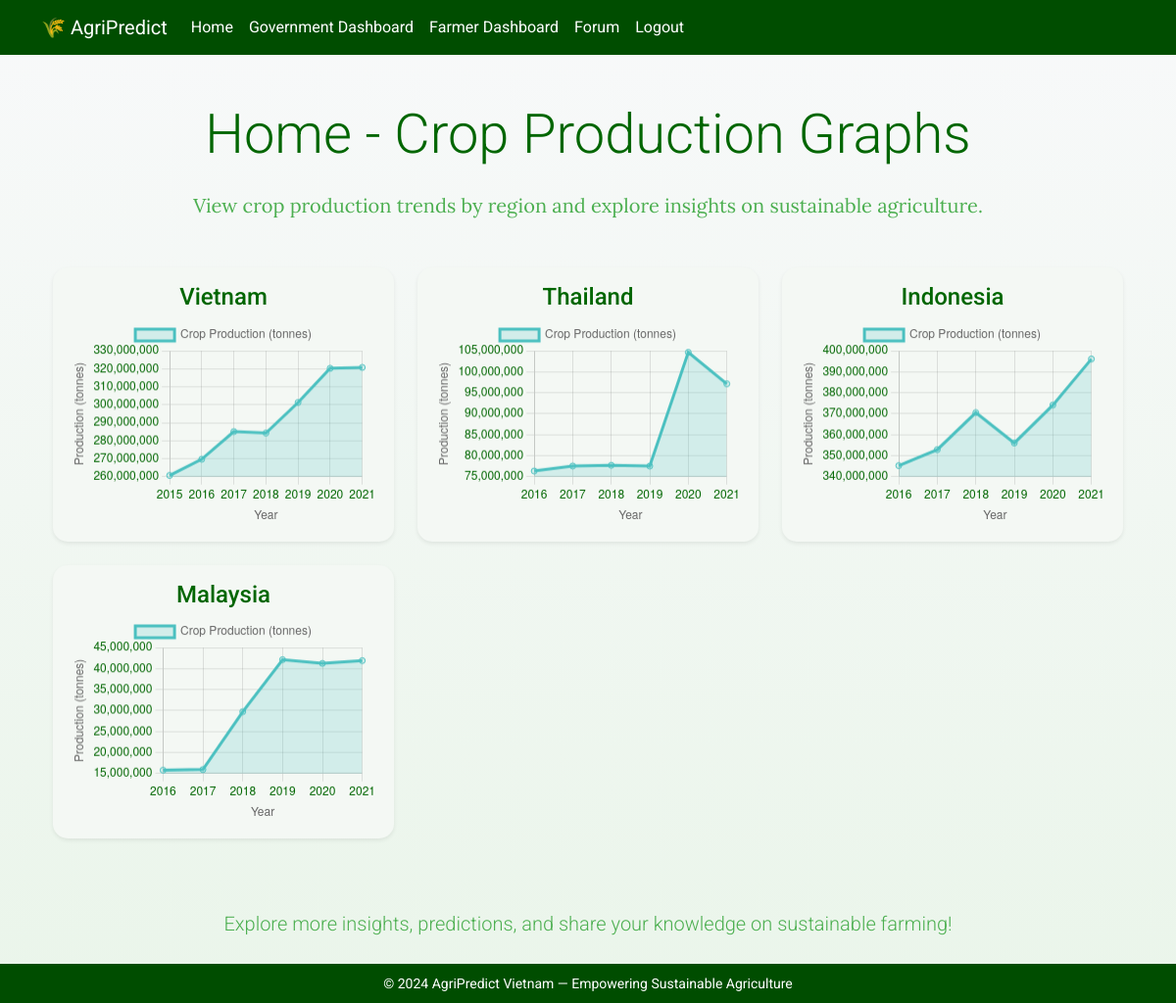
The app's page /index (signed in) with its own data.
### app/models.py (models this page shows, shortened)
class RegionProductionData(db.Model):
    id = db.Column(db.Integer, primary_key=True) # Unique data ID
    region = db.Column(db.String(64), nullable=False) # Region name
    year = db.Column(db.Integer, nullable=False) # Year of the data entry
    production = db.Column(db.Float, nullable=False) # Production value in tonnes
    predicted = db.Column(db.Boolean, default=False)  # True if the data is predicted, False if it's historical
    timestamp = db.Column(
        db.DateTime,
        index=True,
        default=lambda: datetime.utcnow().replace(tzinfo=timezone.utc).astimezone(gmt_plus_8),
        nullable=False
    ) # Creation timestamp with GMT+8 timezone

### app/routes.py (the view)
@application.route('/')
@application.route('/index')
@login_required
def index():
    prefix = getattr(application.wsgi_app, 'prefix', '')[:-1]
    regions_data = {}
    data = RegionProductionData.query.all()
    for entry in data:
        if entry.region not in regions_data:
            regions_data[entry.region] = {'year': [], 'productions': []}
        if entry.year not in regions_data[entry.region]['year']:
            regions_data[entry.region]['year'].append(entry.year)
            regions_data[entry.region]['productions'].append(entry.production)
        else:
            year_index = regions_data[entry.region]['year'].index(entry.year)
            regions_data[entry.region]['productions'][year_index] = entry.production
    for region, values in regions_data.items():
        sorted_data = sorted(zip(values['year'], values['productions']), key=lambda x: x[0])
        regions_data[region]['year'], regions_data[region]['productions'] = zip(*sorted_data)
    return render_template('index.html', title='Home', regions=regions_data, prefix=prefix)

### app/models.py (called while the page is built)
@login.user_loader
def load_user(id):
    return User.query.get(int(id))

### app/templates/index.html (shortened to what this page needs)
{% extends "base.html" %}
{% block app_content %}
<div class="container mt-5">
    <h1 class="display-4 text-center mb-4" style="font-family: 'Roboto', sans-serif; color: #006600;">Home - Crop Production Graphs</h1>
    <p class="lead text-center mb-5" style="font-family: 'Lora', serif; color: #4CAF50;">View crop production trends by region and explore insights on sustainable agriculture.</p>
    <div class="row">
        {% for region in regions %}
        <div class="col-md-6 col-lg-4 mb-4">
            <div class="card shadow-sm" style="border-radius: 15px; background-color: #f4f8f4;">
                <div class="card-body text-center">
                    <h4 class="card-title" style="color: #006600;">{{ region }}</h4>
                    <canvas id="productionChart-{{ loop.index }}" width="600" height="400"></canvas>
                </div>
            </div>
        </div>
        <script>
            document.addEventListener("DOMContentLoaded", function() {
                const ctx = document.getElementById('productionChart-{{ loop.index }}').getContext('2d');
                const productionChart = new Chart(ctx, {
                    type: 'line',
                    data: {
                        labels: {{ regions[region]['year'] | tojson }},
                        datasets: [{
                            label: 'Crop Production (tonnes)',
                            data: {{ regions[region]['productions'] | tojson }},
                            borderColor: 'rgba(75, 192, 192, 1)',
                            backgroundColor: 'rgba(75, 192, 192, 0.2)',
                            fill: true,
                            tension: 0
                        }]
                    },
                    options: {
                        responsive: true,
                        scales: {
                            x: {
                                title: { display: true, text: 'Year' },
                                ticks: { color: "#006600" }
                            },
                            y: {
                                title: { display: true, text: 'Production (tonnes)' },
                                ticks: { color: "#006600" }
                            }
                        }
                    }
                });
            });
        </script>
        {% endfor %}
    </div>
    <div class="text-center mt-5">
        <p class="lead" style="color: #4CAF50;">Explore more insights, predictions, and share your knowledge on sustainable farming!</p>
    </div>
</div>
{% endblock %}

### app/templates/base.html (style rules this page uses)
body { font-family: 'Roboto', sans-serif; background: linear-gradient(to bottom, #f8f9fa, #eaf5ea); color: #333; padding-bottom: 50px; }
.card { border: none; background: #fff; box-shadow: 0 4px 8px rgba(0, 0, 0, 0.1); }

### records on screen
RegionProductionData: region "Vietnam"
RegionProductionData: region "Thailand"
RegionProductionData: region "Indonesia"
RegionProductionData: region "Malaysia"

### other values on screen
chart data {{ regions[region]['year'] | tojson }} [2015, 2016, 2017, 2018, 2019, 2020, 2021], [2016, 2017, 2018, 2019, 2020, 2021], [2016, 2017, 2018, 2019, 2020, 2021], [2016, 2017, 2018, 2019, 2020, 2021]
